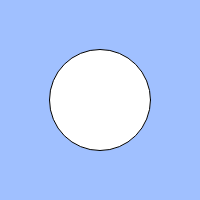
Frame 1 (no input)
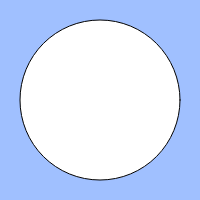
Frame 60 (no input)
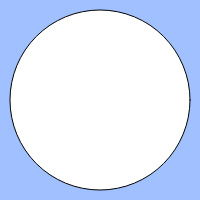
Frame 120 (the mouse pressed at the canvas centre since frame 60)

The p5.js sketch that drew these frames (run headless with seeded random() and noise() and a simulated clock; from frame 60 on, the mouse is pressed at the canvas centre):

// p5.js sketch
// ── sketch.js
// 練習問題「心臓の鼓動のように大きくなったり小さくなったりする円」
let count;
let cycle;
let increment = 1 ;
let x, y;
function setup(){
  createCanvas(200, 200);
  count = 0;
  cycle = 200;
  x = width/2
  y = height/2
}

function draw(){
  background(160, 192, 255);
  let size = 50;
  count = (count + increment) % cycle;
  if(keyIsPressed){increment= 5;
  }else{increment = 1;}
  if(count < cycle/2){size = (count + cycle/2);}
  else{size = 200 + (cycle/2 - count);}
  ellipse(x, y, size );
}
